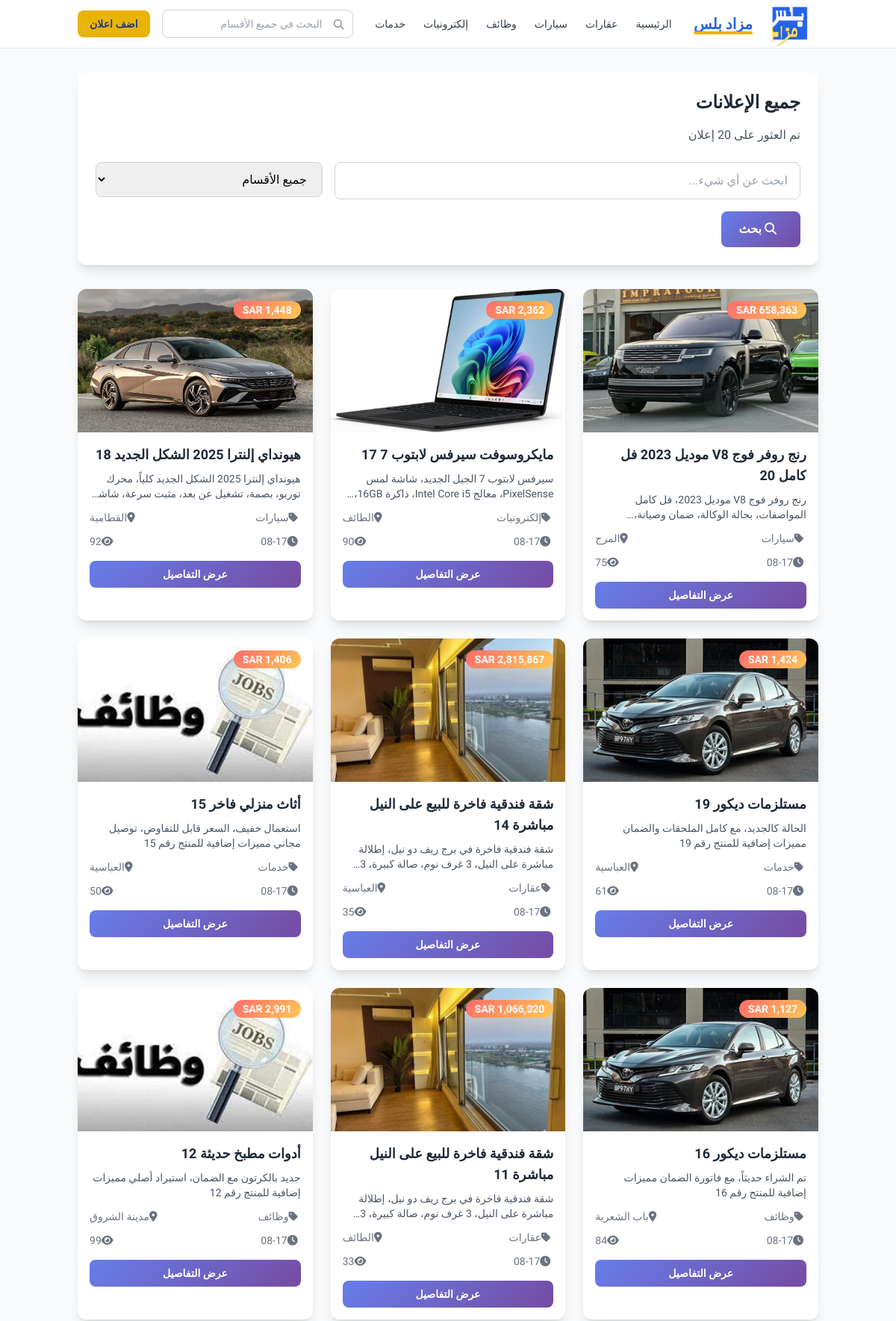
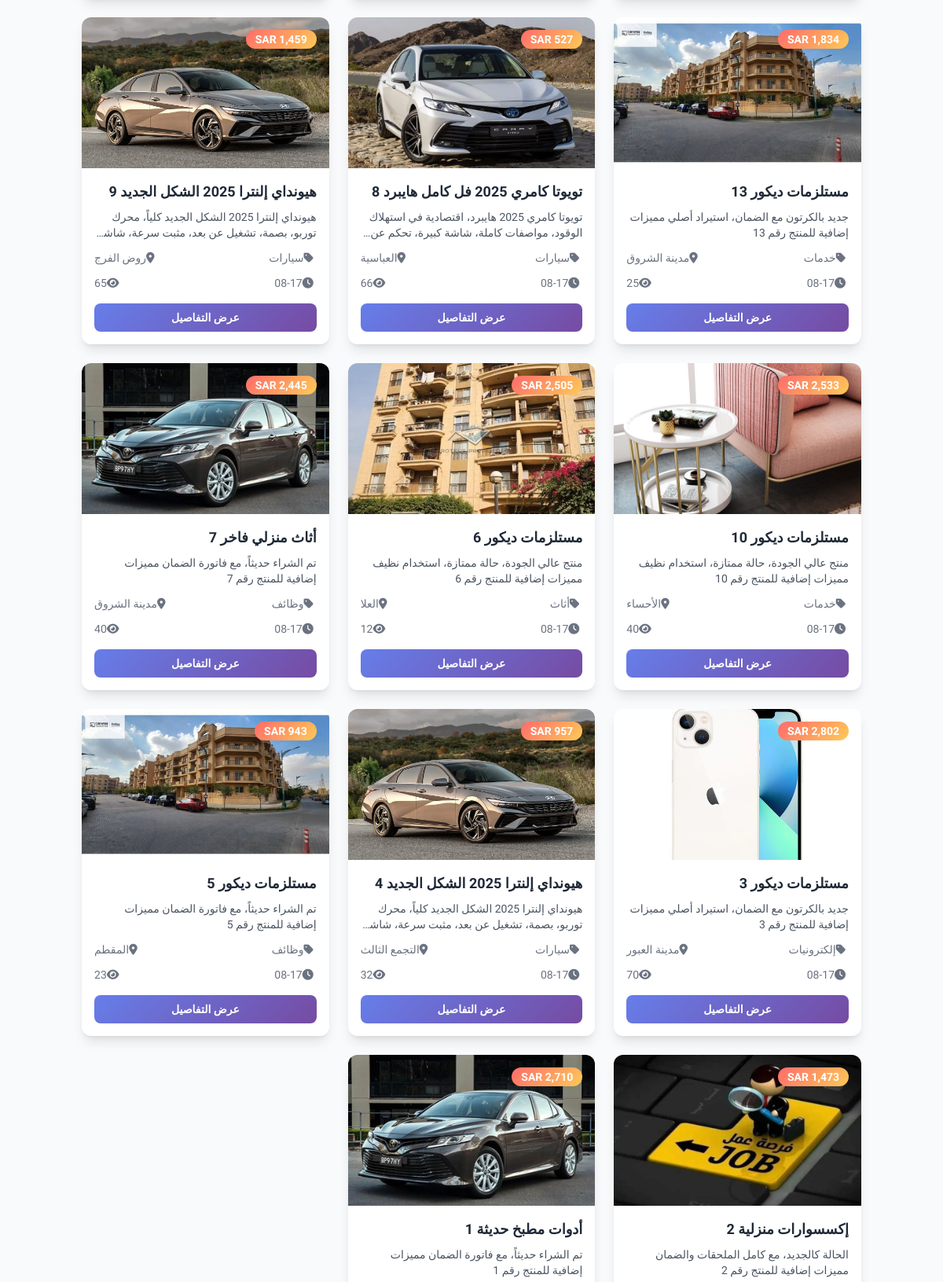
Screenshot of /search (upper part) with the database file from the repository (2 pictures, top to bottom).
### models.py (models this page shows)
class Ad(db.Model):
    id = db.Column(db.String(36), primary_key=True, default=lambda: str(uuid.uuid4()))
    title = db.Column(db.String(100), nullable=False)
    description = db.Column(db.Text, nullable=False)
    price = db.Column(db.Numeric(10, 2), nullable=False)
    currency = db.Column(db.String(3), default='SAR')
    images = db.Column(db.JSON, default=list)
    user_id = db.Column(db.String(36), db.ForeignKey('user.id'), nullable=False)
    category_id = db.Column(db.String(36), db.ForeignKey('category.id'), nullable=False)
    country_id = db.Column(db.String(36), db.ForeignKey('country.id'), nullable=False)
    state_id = db.Column(db.String(36), db.ForeignKey('state.id'))
    city_id = db.Column(db.String(36), db.ForeignKey('city.id'))
    store_id = db.Column(db.String(36), db.ForeignKey('merchant_store.id'))
    contact_phone = db.Column(db.String(20))  # Making phone optional
    contact_email = db.Column(db.String(120))
    is_featured = db.Column(db.Boolean, default=False)
    is_approved = db.Column(db.Boolean, default=True)
    is_active = db.Column(db.Boolean, default=True)
    views_count = db.Column(db.Integer, default=0)
    created_at = db.Column(db.DateTime, default=datetime.utcnow)
    updated_at = db.Column(db.DateTime, default=datetime.utcnow, onupdate=datetime.utcnow)
    user = db.relationship('User', backref='ads')
    category = db.relationship('Category', backref='ads')
    country = db.relationship('Country', backref='ads')
    state = db.relationship('State', backref='ads')
    city = db.relationship('City', backref='ads')

class Category(db.Model):
    id = db.Column(db.String(36), primary_key=True, default=lambda: str(uuid.uuid4()))
    name = db.Column(db.String(100), nullable=False)
    name_en = db.Column(db.String(100))
    description = db.Column(db.Text)
    slug = db.Column(db.String(50), unique=True)
    parent_id = db.Column(db.String(36), db.ForeignKey('category.id'))
    icon = db.Column(db.String(50))
    color = db.Column(db.String(7))
    display_order = db.Column(db.Integer, default=0)
    is_active = db.Column(db.Boolean, default=True)
    created_at = db.Column(db.DateTime, default=datetime.utcnow)
    updated_at = db.Column(db.DateTime, default=datetime.utcnow, onupdate=datetime.utcnow)
    children = db.relationship('Category', backref=db.backref('parent', remote_side=[id]))

class City(db.Model):
    id = db.Column(db.String(36), primary_key=True, default=lambda: str(uuid.uuid4()))
    name = db.Column(db.String(100), nullable=False)
    name_en = db.Column(db.String(100))
    state_id = db.Column(db.String(36), db.ForeignKey('state.id'), nullable=False)
    is_active = db.Column(db.Boolean, default=True)
    sort_order = db.Column(db.Integer, default=0)
    created_at = db.Column(db.DateTime, default=datetime.utcnow)
    updated_at = db.Column(db.DateTime, default=datetime.utcnow, onupdate=datetime.utcnow)

### app.py (the view)
@app.route('/search')
def search():
    query = request.args.get('q', '')
    category_id = request.args.get('category')
    country_id = request.args.get('country_id')
    state_id = request.args.get('state_id')
    city_id = request.args.get('city_id')
    ads_query = Ad.query.filter_by(is_approved=True, is_active=True)
    if query:
        ads_query = ads_query.filter(
            Ad.title.contains(query) | Ad.description.contains(query)
        )
    if category_id:
        ads_query = ads_query.filter_by(category_id=category_id)
    if country_id:
        ads_query = ads_query.filter_by(country_id=country_id)
    if state_id:
        ads_query = ads_query.filter_by(state_id=state_id)
    if city_id:
        ads_query = ads_query.filter_by(city_id=city_id)
    ads = ads_query.order_by(Ad.created_at.desc()).all()
    categories = Category.query.filter_by(is_active=True).all()
    countries = Country.query.filter_by(is_active=True).all()
    return render_template('search.html', ads=ads, categories=categories,
                         countries=countries, query=query, selected_category=category_id,
                         selected_country=country_id, selected_state=state_id,
                         selected_city=city_id)

### app.py (called while the page is built)
def get_site_setting(key, default=None):
    setting = SiteSetting.query.filter_by(key=key).first()
    return setting.value if setting else default

@app.context_processor
def inject_settings():
    return {
        'show_vip_section': get_site_setting('show_vip_section', 'true') == 'true'
    }

### templates/search.html (shortened to what this page needs)
{% extends "base.html" %}
{% block content %}
<div class="min-h-screen bg-gray-50 py-8">
    <div class="container mx-auto px-4">
        <div class="bg-white rounded-xl shadow-lg p-6 mb-8">
            <h1 class="text-2xl font-bold text-gray-800 mb-4">
                {% if query %}
                    نتائج البحث عن "{{ query }}"
                {% else %}
                    جميع الإعلانات
                {% endif %}
            </h1>
            <p class="text-gray-600">تم العثور على {{ ads|length }} إعلان</p>
            <form class="mt-6" action="{{ url_for('search') }}" method="GET">
                <div class="grid grid-cols-1 md:grid-cols-3 gap-4">
                    <div class="md:col-span-2">
                        <input type="text" name="q" value="{{ query or '' }}" placeholder="ابحث عن أي شيء..."
                               class="w-full px-4 py-3 border border-gray-300 rounded-lg focus:outline-none focus:ring-2 focus:ring-blue-500" />
                    </div>
                    <div>
                        <select name="category" class="w-full px-4 py-3 border border-gray-300 rounded-lg focus:outline-none focus:ring-2 focus:ring-blue-500">
                            <option value="">جميع الأقسام</option>
                        </select>
                    </div>
                </div>
                <div class="mt-4">
                    <button type="submit" class="btn-primary px-6 py-3 rounded-lg text-white font-semibold">
                        <i class="fas fa-search mr-2"></i>
                        بحث
                    </button>
                </div>
            </form>
        </div>
        {% if ads %}
        <div class="grid grid-cols-1 md:grid-cols-2 lg:grid-cols-3 xl:grid-cols-4 gap-6">
            {% for ad in ads %}
            <div class="card-hover bg-white rounded-xl shadow-lg overflow-hidden">
                <div class="relative">
                    {% if ad.images and ad.images|length > 0 %}
                    <img src="/static/uploads/{{ ad.images[0] }}" alt="{{ ad.title }}"
                         class="w-full h-48 object-cover">
                    {% else %}
                    <div class="w-full h-48 bg-gray-200 flex items-center justify-center">
                        <i class="fas fa-image text-gray-400 text-4xl"></i>
                    </div>
                    {% endif %}
                    <div class="absolute top-4 right-4">
                        <span class="price-tag px-3 py-1 rounded-full text-sm font-bold">
                            {{ "{:,.0f}".format(ad.price) }} {{ ad.currency }}
                        </span>
                    </div>
                </div>
                <div class="p-4">
                    <h3 class="font-bold text-lg mb-2 text-gray-800 line-clamp-2">{{ ad.title }}</h3>
                    <p class="text-gray-600 text-sm mb-3 line-clamp-2">{{ ad.description }}</p>
                    <div class="flex items-center justify-between text-sm text-gray-500 mb-3">
                        <span><i class="fas fa-tag mr-1"></i>{{ ad.category.name }}</span>
                        <span><i class="fas fa-map-marker-alt mr-1"></i>{{ ad.city.name if ad.city else ad.country.name }}</span>
                    </div>
                    <div class="flex items-center justify-between text-sm text-gray-500 mb-4">
                        <span><i class="fas fa-clock mr-1"></i>{{ ad.created_at.strftime('%m-%d') }}</span>
                        <span><i class="fas fa-eye mr-1"></i>{{ ad.views_count }}</span>
                    </div>
                    <a href="/ad/{{ ad.id }}" class="btn-primary w-full py-2 rounded-lg text-white text-sm font-semibold text-center block">
                        عرض التفاصيل
                    </a>
                </div>
            </div>
            {% endfor %}
        </div>
        {% endif %}
    </div>
</div>
{% endblock %}

### templates/base.html (style rules this page uses)
* { font-family: 'Cairo', sans-serif; }
.card-hover { transition: transform 0.3s ease, box-shadow 0.3s ease; }
.btn-primary { background: linear-gradient(135deg, #667eea 0%, #764ba2 100%); border: none; transition: all 0.3s ease; }
.price-tag { background: linear-gradient(135deg, #ff6b6b 0%, #feca57 100%); color: white; font-weight: bold; }

### rows the page displays
Ad: shows a picture, price "658,363", currency "SAR", title "رنج روفر فوج V8 موديل 2023 فل كامل 20", description "رنج روفر فوج V8 موديل 2023، فل كامل المواصفات، بحالة الوكالة، ضمان…", category.name "سيارات", city "المرج", created_at "08-17", views_count "75"
Ad: shows a picture, currency "SAR", title "مايكروسوفت سيرفس لابتوب 7 17", description "سيرفس لابتوب 7 الجيل الجديد، شاشة لمس PixelSense، معالج Intel Core i5، ذاكرة…", category.name "إلكترونيات", city "الطائف", created_at "08-17", views_count "90"
Ad: price "1,448", currency "SAR", title "هيونداي إلنترا 2025 الشكل الجديد 18", description "هيونداي إلنترا 2025 الشكل الجديد كلياً، محرك توربو، بصمة، تشغيل عن بعد، مثبت سرعة،…", category.name "سيارات", city "القطامية", created_at "08-17", views_count "92"
Ad: price "1,424", currency "SAR", title "مستلزمات ديكور 19", description "الحالة كالجديد، مع كامل الملحقات والضمان مميزات إضافية للمنتج رقم 19", category.name "خدمات", city "العباسية", created_at "08-17", views_count "61"
Ad: price "2,815,867", currency "SAR", title "شقة فندقية فاخرة للبيع على النيل مباشرة 14", description "شقة فندقية فاخرة في برج ريف دو نيل، إطلالة مباشرة على النيل، 3 غرف نوم، صالة كبيرة،…", category.name "عقارات", city "العباسية", created_at "08-17", views_count "35"
Ad: price "1,406", currency "SAR", title "أثاث منزلي فاخر 15", description "استعمال خفيف، السعر قابل للتفاوض، توصيل مجاني مميزات إضافية للمنتج رقم 15", category.name "خدمات", city "العباسية", created_at "08-17", views_count "50"
Ad: price "1,127", currency "SAR", title "مستلزمات ديكور 16", description "تم الشراء حديثاً، مع فاتورة الضمان مميزات إضافية للمنتج رقم 16", category.name "وظائف", city "باب الشعرية", created_at "08-17", views_count "84"
Ad: price "1,066,020", currency "SAR", title "شقة فندقية فاخرة للبيع على النيل مباشرة 11", description "شقة فندقية فاخرة في برج ريف دو نيل، إطلالة مباشرة على النيل، 3 غرف نوم، صالة كبيرة،…", category.name "عقارات", city "الطائف", created_at "08-17", views_count "33"
Ad: price "2,991", currency "SAR", title "أدوات مطبخ حديثة 12", description "جديد بالكرتون مع الضمان، استيراد أصلي مميزات إضافية للمنتج رقم 12", category.name "وظائف", city "مدينة الشروق", created_at "08-17", views_count "99"
Ad: price "1,834", currency "SAR", title "مستلزمات ديكور 13", description "جديد بالكرتون مع الضمان، استيراد أصلي مميزات إضافية للمنتج رقم 13", category.name "خدمات", city "مدينة الشروق", created_at "08-17", views_count "25"
Ad: shows a picture, price "527", currency "SAR", title "تويوتا كامري 2025 فل كامل هايبرد 8", description "تويوتا كامري 2025 هايبرد، اقتصادية في استهلاك الوقود، مواصفات كاملة، شاشة كبيرة، تحكم…", category.name "سيارات", city "العباسية", created_at "08-17", views_count "66"
Ad: price "1,459", currency "SAR", title "هيونداي إلنترا 2025 الشكل الجديد 9", description "هيونداي إلنترا 2025 الشكل الجديد كلياً، محرك توربو، بصمة، تشغيل عن بعد، مثبت سرعة،…", category.name "سيارات", city "روض الفرج", created_at "08-17", views_count "65"
Ad: shows a picture, price "2,533", currency "SAR", title "مستلزمات ديكور 10", description "منتج عالي الجودة، حالة ممتازة، استخدام نظيف مميزات إضافية للمنتج رقم 10", category.name "خدمات", city "الأحساء", created_at "08-17", views_count "40"
Ad: shows a picture, currency "SAR", title "مستلزمات ديكور 6", description "منتج عالي الجودة، حالة ممتازة، استخدام نظيف مميزات إضافية للمنتج رقم 6", category.name "أثاث", city "العلا", created_at "08-17", views_count "12"
Ad: price "2,445", currency "SAR", title "أثاث منزلي فاخر 7", description "تم الشراء حديثاً، مع فاتورة الضمان مميزات إضافية للمنتج رقم 7", category.name "وظائف", city "مدينة الشروق", created_at "08-17", views_count "40"
Ad: shows a picture, price "2,802", currency "SAR", title "مستلزمات ديكور 3", description "جديد بالكرتون مع الضمان، استيراد أصلي مميزات إضافية للمنتج رقم 3", category.name "إلكترونيات", city "مدينة العبور", created_at "08-17", views_count "70"
Ad: price "957", currency "SAR", title "هيونداي إلنترا 2025 الشكل الجديد 4", description "هيونداي إلنترا 2025 الشكل الجديد كلياً، محرك توربو، بصمة، تشغيل عن بعد، مثبت سرعة،…", category.name "سيارات", city "التجمع الثالث", created_at "08-17", views_count "32"
Ad: currency "SAR", title "مستلزمات ديكور 5", description "تم الشراء حديثاً، مع فاتورة الضمان مميزات إضافية للمنتج رقم 5", category.name "وظائف", city "المقطم", created_at "08-17", views_count "23"
Ad: shows a picture, price "1,473", currency "SAR", title "إكسسوارات منزلية 2", description "الحالة كالجديد، مع كامل الملحقات والضمان مميزات إضافية للمنتج رقم 2"
Ad: currency "SAR", title "أدوات مطبخ حديثة 1", description "تم الشراء حديثاً، مع فاتورة الضمان مميزات إضافية للمنتج رقم 1"
